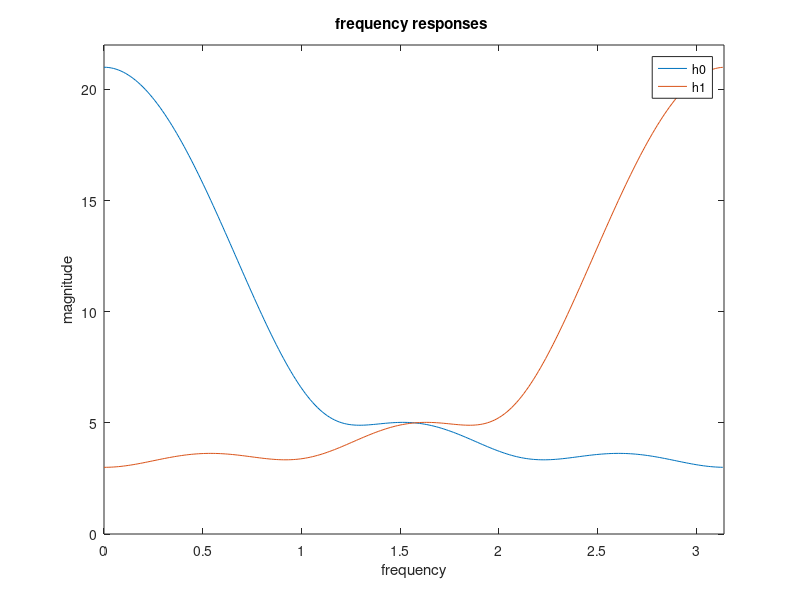
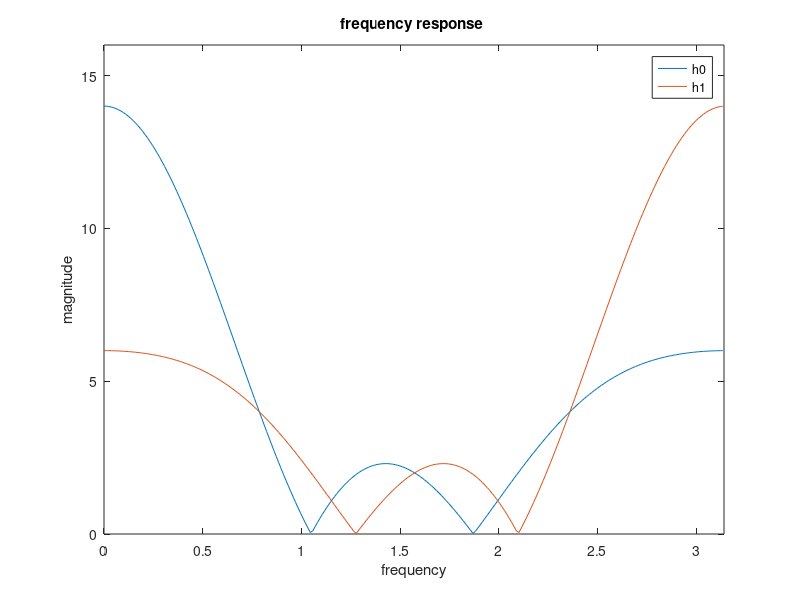

MATLAB code to generate these figures, in order:
%% clear recent data 
clear,clc,close all
%% Orthogonal FIR Filters
h0=[1 2 3 4 5 6]; %original non-symmetrical filter.
h1=[6 -5 4 -3 2 -1]; %a second filter is obtained.
w=0:(2*pi/511):pi;
H0=abs(fft(h0,512)); 
H1=abs(fft(h1,512));
plot(w,H0(1:256));
hold on;
plot(w,H1(1:256));
axis([0 pi 0 22]);
title('frequency responses ');
legend('h0','h1')
xlabel('frequency')
ylabel('magnitude')
%% Mirror FIR Filters
h0=[1 3 1 4 1 3 1]; 
h1=[1 -3 1 -4 1 -3 1]; 
w=0:(2*pi/511):pi;
H0=abs(fft(h0,512));
H1=abs(fft(h1,512));
figure()
plot(w,H0(1:256)); hold on;
plot(w,H1(1:256));
axis([0 pi 0 16]);
title('frequency response ');
legend('h0','h1')
xlabel('frequency')
ylabel('magnitude')
